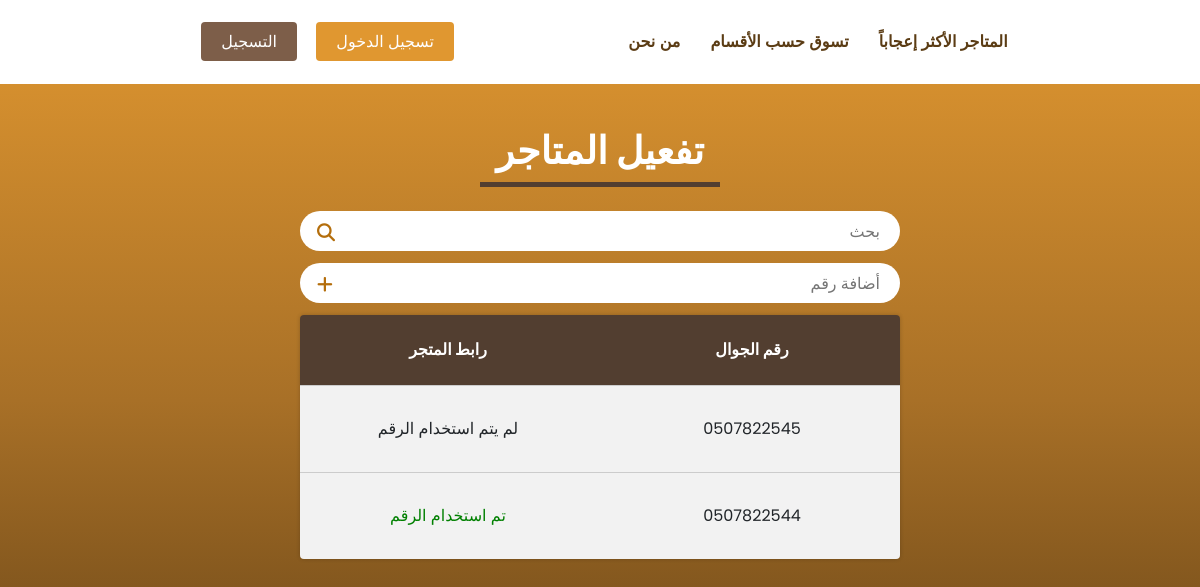
Before: /numbers/ with the older database file.
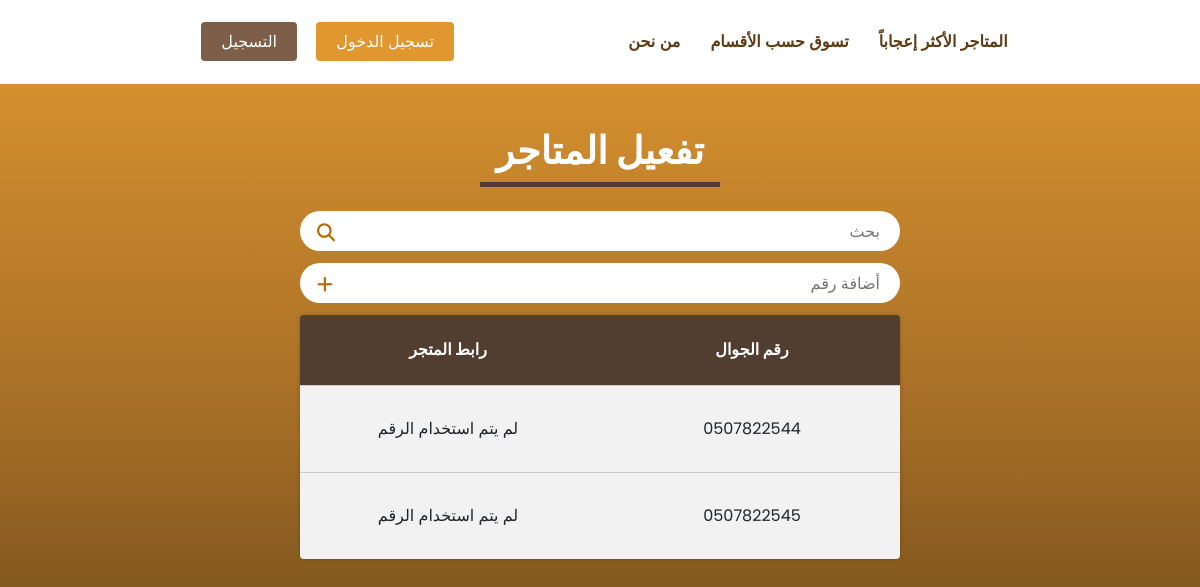
After: the same page with the newer database file.
### stores/models.py (models this page shows, shortened)
class allowed_seller_numbers(models.Model):
    id = models.AutoField(primary_key=True)
    phone_number = models.CharField(max_length=10, unique=True, blank=True)
    is_available = models.BooleanField(default=True) # True if the number was already used to create a store
    user_id = models.ForeignKey("users.user", on_delete=models.CASCADE, related_name="+", null = True, default=None, blank=True) # which user has claimed this seller number

### stores/views.py (the view, shortened to what this page needs)
# urls.py: path('numbers/', views.allowed_numbers, name='allowed_numbers'),
def allowed_numbers(request):
    context = {}
    msg = {}
    context['msg'] = msg
    context['numbers'] = allowed_seller_numbers.objects.all()
    return render(request,'stores/store-management.html', context)

### templates/stores/store-management.html (shortened to what this page needs)
<!DOCTYPE html>
<html>
{% extends 'main/baseView.html' %}
{% load static %}
    {% block content %}
</head>
  <body>
    <header class="section-header st-m">
      <p>تفعيل المتاجر</p>
      <span class="line"></span>
    </header>
    <div class="search-bar">
      <input type="text" placeholder="بحث">
      <button type="submit" class="search-button"><i class="fa fa-search"></i></button>
    </div>
    <form action="" method="post">
      <div class="search-bar">
        <input name="phone_number" type="text" placeholder="أضافة رقم">
        <button type="submit" class="search-button"><i class="fas fa-plus"></i></button>
      </div>
    </form>
    <div class="table">
      <div class="row t-header">
        <div class="cell">رقم الجوال</div>
        <div class="cell">رابط المتجر</div>
      </div>
      {% for number in numbers %}
      <div class="row">
        <div class="cell">{{number.phone_number}}</div>
        <div class="cell">
          {% if number.is_available %}
          <span>لم يتم استخدام الرقم</span>
          {% else %}
          <span style="color: green;">تم استخدام الرقم</span>
          {% endif %}
        </div>
      </div>
      {% endfor %}
    </div>
  </body>
  </html>
  {% endblock %}

Changed rows visible on the page:
changed allowed_seller_numbers (number 1 of 2 on the later page): phone_number "0507822545" → "0507822544"
changed allowed_seller_numbers (number 2 of 2 on the later page): phone_number "0507822544" → "0507822545"; is_available "تم استخدام الرقم" → "لم يتم استخدام الرقم"
